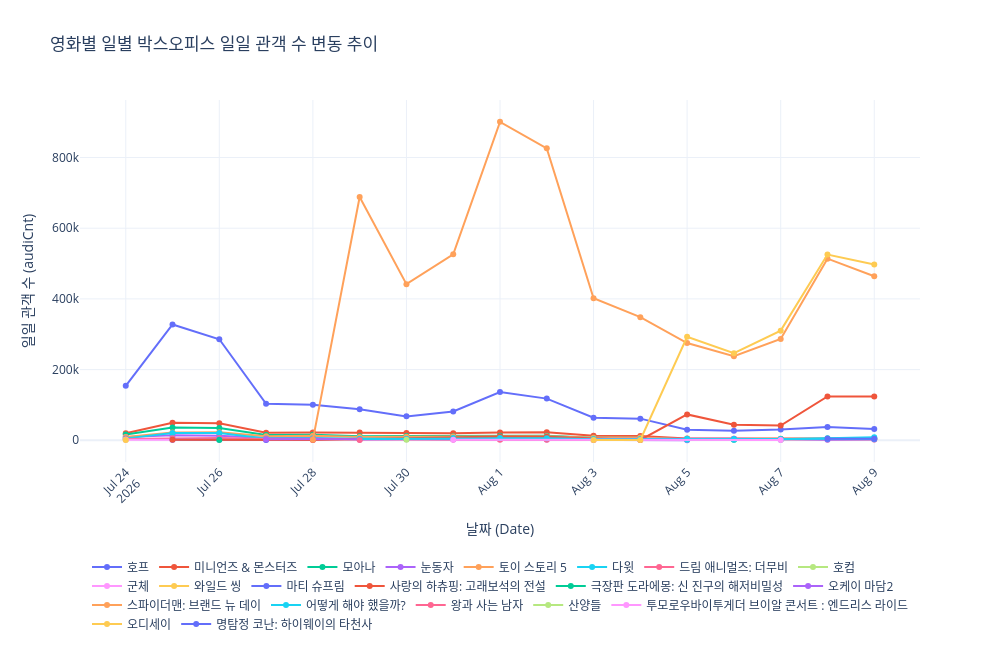

Here is the notebook cell this chart was saved with:
### Markdown cell above
## 기간에 따른 일일 관객 수 변화

### Code cell
draw_lineChart(movie_df, 'audiCnt', '영화별 일별 박스오피스 일일 관객 수 변동 추이', '일일 관객 수')

### Figure 1 — Plotly figure (JSON) as saved in the notebook; plotly's stock layout.template omitted (floating-point values rounded to 4 significant figures)
{"data": [{"customdata": [["호프"], ["호프"], ["호프"], ["호프"], ["호프"], ["호프"], ["호프"], ["호프"], ["호프"], ["호프"], ["호프"], ["호프"], ["호프"], ["호프"], ["호프"], ["호프"], ["호프"]], "hovertemplate": "movieNm=%{customdata[0]}<br>b_date=%{x}<br>audiCnt=%{y}<extra></extra>", "legendgroup": "호프", "line": {"color": "#636efa", "dash": "solid"}, "marker": {"symbol": "circle"}, "mode": "lines+markers", "name": "호프", "orientation": "v", "showlegend": true, "type": "scatter", "x": ["2026-07-24", "2026-07-25", "2026-07-26", "2026-07-27", "2026-07-28", "2026-07-29", "2026-07-30", "2026-07-31", "2026-08-01", "2026-08-02", "2026-08-03", "2026-08-04", "2026-08-05", "2026-08-06", "2026-08-07", "2026-08-08", "2026-08-09"], "xaxis": "x", "y": [153910, 327565, 285870, 103403, 100147, 87892, 67623, 81496, 136417, 117897, 63927, 61234, 30070, 27200, 30795, 37770, 32227], "yaxis": "y"}, {"customdata": [["미니언즈 & 몬스터즈"], ["미니언즈 & 몬스터즈"], ["미니언즈 & 몬스터즈"], ["미니언즈 & 몬스터즈"], ["미니언즈 & 몬스터즈"], ["미니언즈 & 몬스터즈"], ["미니언즈 & 몬스터즈"], ["미니언즈 & 몬스터즈"], ["미니언즈 & 몬스터즈"], ["미니언즈 & 몬스터즈"], ["미니언즈 & 몬스터즈"], ["미니언즈 & 몬스터즈"], ["미니언즈 & 몬스터즈"], ["미니언즈 & 몬스터즈"], ["미니언즈 & 몬스터즈"], ["미니언즈 & 몬스터즈"], ["미니언즈 & 몬스터즈"]], "hovertemplate": "movieNm=%{customdata[0]}<br>b_date=%{x}<br>audiCnt=%{y}<extra></extra>", "legendgroup": "미니언즈 & 몬스터즈", "line": {"color": "#EF553B", "dash": "solid"}, "marker": {"symbol": "circle"}, "mode": "lines+markers", "name": "미니언즈 & 몬스터즈", "orientation": "v", "showlegend": true, "type": "scatter", "x": ["2026-07-24", "2026-07-25", "2026-07-26", "2026-07-27", "2026-07-28", "2026-07-29", "2026-07-30", "2026-07-31", "2026-08-01", "2026-08-02", "2026-08-03", "2026-08-04", "2026-08-05", "2026-08-06", "2026-08-07", "2026-08-08", "2026-08-09"], "xaxis": "x", "y": [19957, 49512, 48445, 21401, 22067, 21655, 20610, 20042, 22173, 23030, 12454, 12337, 5312, 4646, 4522, 5070, 5014], "yaxis": "y"}, {"customdata": [["모아나"], ["모아나"], ["모아나"], ["모아나"], ["모아나"], ["모아나"], ["모아나"], ["모아나"], ["모아나"], ["모아나"], ["모아나"], ["모아나"], ["모아나"], ["모아나"], ["모아나"]], "hovertemplate": "movieNm=%{customdata[0]}<br>b_date=%{x}<br>audiCnt=%{y}<extra></extra>", "legendgroup": "모아나", "line": {"color": "#00cc96", "dash": "solid"}, "marker": {"symbol": "circle"}, "mode": "lines+markers", "name": "모아나", "orientation": "v", "showlegend": true, "type": "scatter", "x": ["2026-07-24", "2026-07-25", "2026-07-26", "2026-07-27", "2026-07-28", "2026-07-29", "2026-07-30", "2026-07-31", "2026-08-01", "2026-08-02", "2026-08-03", "2026-08-04", "2026-08-05", "2026-08-06", "2026-08-07"], "xaxis": "x", "y": [16041, 36157, 34802, 15049, 15557, 11102, 11882, 11630, 12729, 12763, 6986, 6864, 2325, 1536, 1570], "yaxis": "y"}, {"customdata": [["눈동자"], ["눈동자"], ["눈동자"], ["눈동자"], ["눈동자"], ["눈동자"], ["눈동자"], ["눈동자"], ["눈동자"], ["눈동자"], ["눈동자"], ["눈동자"], ["눈동자"]], "hovertemplate": "movieNm=%{customdata[0]}<br>b_date=%{x}<br>audiCnt=%{y}<extra></extra>", "legendgroup": "눈동자", "line": {"color": "#ab63fa", "dash": "solid"}, "marker": {"symbol": "circle"}, "mode": "lines+markers", "name": "눈동자", "orientation": "v", "showlegend": true, "type": "scatter", "x": ["2026-07-24", "2026-07-25", "2026-07-26", "2026-07-27", "2026-07-28", "2026-07-29", "2026-07-30", "2026-07-31", "2026-08-01", "2026-08-02", "2026-08-03", "2026-08-04", "2026-08-05"], "xaxis": "x", "y": [9531, 14534, 13074, 6698, 6533, 2488, 2680, 2375, 2646, 2341, 1489, 1369, 339], "yaxis": "y"}, {"customdata": [["토이 스토리 5"], ["토이 스토리 5"], ["토이 스토리 5"], ["토이 스토리 5"], ["토이 스토리 5"], ["토이 스토리 5"], ["토이 스토리 5"], ["토이 스토리 5"], ["토이 스토리 5"], ["토이 스토리 5"], ["토이 스토리 5"], ["토이 스토리 5"], ["토이 스토리 5"], ["토이 스토리 5"], ["토이 스토리 5"], ["토이 스토리 5"], ["토이 스토리 5"]], "hovertemplate": "movieNm=%{customdata[0]}<br>b_date=%{x}<br>audiCnt=%{y}<extra></extra>", "legendgroup": "토이 스토리 5", "line": {"color": "#FFA15A", "dash": "solid"}, "marker": {"symbol": "circle"}, "mode": "lines+markers", "name": "토이 스토리 5", "orientation": "v", "showlegend": true, "type": "scatter", "x": ["2026-07-24", "2026-07-25", "2026-07-26", "2026-07-27", "2026-07-28", "2026-07-29", "2026-07-30", "2026-07-31", "2026-08-01", "2026-08-02", "2026-08-03", "2026-08-04", "2026-08-05", "2026-08-06", "2026-08-07", "2026-08-08", "2026-08-09"], "xaxis": "x", "y": [9456, 22032, 22487, 11521, 12498, 9231, 9967, 10380, 9940, 11554, 7454, 7890, 2768, 2665, 2415, 2067, 1907], "yaxis": "y"}, {"customdata": [["다윗"], ["다윗"], ["다윗"], ["다윗"], ["다윗"], ["다윗"], ["다윗"], ["다윗"], ["다윗"], ["다윗"], ["다윗"], ["다윗"], ["다윗"], ["다윗"], ["다윗"], ["다윗"], ["다윗"]], "hovertemplate": "movieNm=%{customdata[0]}<br>b_date=%{x}<br>audiCnt=%{y}<extra></extra>", "legendgroup": "다윗", "line": {"color": "#19d3f3", "dash": "solid"}, "marker": {"symbol": "circle"}, "mode": "lines+markers", "name": "다윗", "orientation": "v", "showlegend": true, "type": "scatter", "x": ["2026-07-24", "2026-07-25", "2026-07-26", "2026-07-27", "2026-07-28", "2026-07-29", "2026-07-30", "2026-07-31", "2026-08-01", "2026-08-02", "2026-08-03", "2026-08-04", "2026-08-05", "2026-08-06", "2026-08-07", "2026-08-08", "2026-08-09"], "xaxis": "x", "y": [5347, 20331, 20815, 5037, 5472, 3669, 3836, 6272, 8795, 9917, 3085, 3059, 1390, 1607, 2671, 5845, 8343], "yaxis": "y"}, {"customdata": [["드림 애니멀즈: 더무비"], ["드림 애니멀즈: 더무비"], ["드림 애니멀즈: 더무비"], ["드림 애니멀즈: 더무비"], ["드림 애니멀즈: 더무비"], ["드림 애니멀즈: 더무비"], ["드림 애니멀즈: 더무비"], ["드림 애니멀즈: 더무비"], ["드림 애니멀즈: 더무비"], ["드림 애니멀즈: 더무비"], ["드림 애니멀즈: 더무비"]], "hovertemplate": "movieNm=%{customdata[0]}<br>b_date=%{x}<br>audiCnt=%{y}<extra></extra>", "legendgroup": "드림 애니멀즈: 더무비", "line": {"color": "#FF6692", "dash": "solid"}, "marker": {"symbol": "circle"}, "mode": "lines+markers", "name": "드림 애니멀즈: 더무비", "orientation": "v", "showlegend": true, "type": "scatter", "x": ["2026-07-24", "2026-07-25", "2026-07-26", "2026-07-27", "2026-07-28", "2026-07-29", "2026-07-30", "2026-07-31", "2026-08-01", "2026-08-02", "2026-08-03"], "xaxis": "x", "y": [3368, 5690, 6242, 3741, 3166, 2522, 3444, 1943, 1365, 1411, 845], "yaxis": "y"}, {"customdata": [["호컴"]], "hovertemplate": "movieNm=%{customdata[0]}<br>b_date=%{x}<br>audiCnt=%{y}<extra></extra>", "legendgroup": "호컴", "line": {"color": "#B6E880", "dash": "solid"}, "marker": {"symbol": "circle"}, "mode": "lines+markers", "name": "호컴", "orientation": "v", "showlegend": true, "type": "scatter", "x": ["2026-07-24"], "xaxis": "x", "y": [1540], "yaxis": "y"}, {"customdata": [["군체"], ["군체"], ["군체"], ["군체"], ["군체"]], "hovertemplate": "movieNm=%{customdata[0]}<br>b_date=%{x}<br>audiCnt=%{y}<extra></extra>", "legendgroup": "군체", "line": {"color": "#FF97FF", "dash": "solid"}, "marker": {"symbol": "circle"}, "mode": "lines+markers", "name": "군체", "orientation": "v", "showlegend": true, "type": "scatter", "x": ["2026-07-24", "2026-07-25", "2026-07-26", "2026-07-27", "2026-07-28"], "xaxis": "x", "y": [1199, 1447, 1131, 812, 967], "yaxis": "y"}, {"customdata": [["와일드 씽"]], "hovertemplate": "movieNm=%{customdata[0]}<br>b_date=%{x}<br>audiCnt=%{y}<extra></extra>", "legendgroup": "와일드 씽", "line": {"color": "#FECB52", "dash": "solid"}, "marker": {"symbol": "circle"}, "mode": "lines+markers", "name": "와일드 씽", "orientation": "v", "showlegend": true, "type": "scatter", "x": ["2026-07-24"], "xaxis": "x", "y": [1112], "yaxis": "y"}, {"customdata": [["마티 슈프림"], ["마티 슈프림"], ["마티 슈프림"]], "hovertemplate": "movieNm=%{customdata[0]}<br>b_date=%{x}<br>audiCnt=%{y}<extra></extra>", "legendgroup": "마티 슈프림", "line": {"color": "#636efa", "dash": "solid"}, "marker": {"symbol": "circle"}, "mode": "lines+markers", "name": "마티 슈프림", "orientation": "v", "showlegend": true, "type": "scatter", "x": ["2026-07-25", "2026-07-26", "2026-07-27"], "xaxis": "x", "y": [1579, 1877, 704], "yaxis": "y"}, {"customdata": [["사랑의 하츄핑: 고래보석의 전설"], ["사랑의 하츄핑: 고래보석의 전설"], ["사랑의 하츄핑: 고래보석의 전설"], ["사랑의 하츄핑: 고래보석의 전설"], ["사랑의 하츄핑: 고래보석의 전설"], ["사랑의 하츄핑: 고래보석의 전설"], ["사랑의 하츄핑: 고래보석의 전설"], ["사랑의 하츄핑: 고래보석의 전설"], ["사랑의 하츄핑: 고래보석의 전설"], ["사랑의 하츄핑: 고래보석의 전설"]], "hovertemplate": "movieNm=%{customdata[0]}<br>b_date=%{x}<br>audiCnt=%{y}<extra></extra>", "legendgroup": "사랑의 하츄핑: 고래보석의 전설", "line": {"color": "#EF553B", "dash": "solid"}, "marker": {"symbol": "circle"}, "mode": "lines+markers", "name": "사랑의 하츄핑: 고래보석의 전설", "orientation": "v", "showlegend": true, "type": "scatter", "x": ["2026-07-25", "2026-07-28", "2026-08-01", "2026-08-02", "2026-08-04", "2026-08-05", "2026-08-06", "2026-08-07", "2026-08-08", "2026-08-09"], "xaxis": "x", "y": [1558, 961, 10681, 10305, 916, 73165, 43768, 41689, 124125, 123565], "yaxis": "y"}, {"customdata": [["극장판 도라에몽: 신 진구의 해저비밀성"]], "hovertemplate": "movieNm=%{customdata[0]}<br>b_date=%{x}<br>audiCnt=%{y}<extra></extra>", "legendgroup": "극장판 도라에몽: 신 진구의 해저비밀성", "line": {"color": "#00cc96", "dash": "solid"}, "marker": {"symbol": "circle"}, "mode": "lines+markers", "name": "극장판 도라에몽: 신 진구의 해저비밀성", "orientation": "v", "showlegend": true, "type": "scatter", "x": ["2026-07-26"], "xaxis": "x", "y": [979], "yaxis": "y"}, {"customdata": [["오케이 마담2"], ["오케이 마담2"], ["오케이 마담2"], ["오케이 마담2"]], "hovertemplate": "movieNm=%{customdata[0]}<br>b_date=%{x}<br>audiCnt=%{y}<extra></extra>", "legendgroup": "오케이 마담2", "line": {"color": "#ab63fa", "dash": "solid"}, "marker": {"symbol": "circle"}, "mode": "lines+markers", "name": "오케이 마담2", "orientation": "v", "showlegend": true, "type": "scatter", "x": ["2026-07-27", "2026-08-06", "2026-08-08", "2026-08-09"], "xaxis": "x", "y": [2952, 4467, 1527, 2382], "yaxis": "y"}, {"customdata": [["스파이더맨: 브랜드 뉴 데이"], ["스파이더맨: 브랜드 뉴 데이"], ["스파이더맨: 브랜드 뉴 데이"], ["스파이더맨: 브랜드 뉴 데이"], ["스파이더맨: 브랜드 뉴 데이"], ["스파이더맨: 브랜드 뉴 데이"], ["스파이더맨: 브랜드 뉴 데이"], ["스파이더맨: 브랜드 뉴 데이"], ["스파이더맨: 브랜드 뉴 데이"], ["스파이더맨: 브랜드 뉴 데이"], ["스파이더맨: 브랜드 뉴 데이"], ["스파이더맨: 브랜드 뉴 데이"], ["스파이더맨: 브랜드 뉴 데이"]], "hovertemplate": "movieNm=%{customdata[0]}<br>b_date=%{x}<br>audiCnt=%{y}<extra></extra>", "legendgroup": "스파이더맨: 브랜드 뉴 데이", "line": {"color": "#FFA15A", "dash": "solid"}, "marker": {"symbol": "circle"}, "mode": "lines+markers", "name": "스파이더맨: 브랜드 뉴 데이", "orientation": "v", "showlegend": true, "type": "scatter", "x": ["2026-07-28", "2026-07-29", "2026-07-30", "2026-07-31", "2026-08-01", "2026-08-02", "2026-08-03", "2026-08-04", "2026-08-05", "2026-08-06", "2026-08-07", "2026-08-08", "2026-08-09"], "xaxis": "x", "y": [1254, 688406, 441550, 526066, 900883, 825929, 401780, 348289, 275181, 238064, 286589, 513897, 463931], "yaxis": "y"}, {"customdata": [["어떻게 해야 했을까?"], ["어떻게 해야 했을까?"], ["어떻게 해야 했을까?"], ["어떻게 해야 했을까?"], ["어떻게 해야 했을까?"], ["어떻게 해야 했을까?"], ["어떻게 해야 했을까?"], ["어떻게 해야 했을까?"], ["어떻게 해야 했을까?"], ["어떻게 해야 했을까?"], ["어떻게 해야 했을까?"], ["어떻게 해야 했을까?"]], "hovertemplate": "movieNm=%{customdata[0]}<br>b_date=%{x}<br>audiCnt=%{y}<extra></extra>", "legendgroup": "어떻게 해야 했을까?", "line": {"color": "#19d3f3", "dash": "solid"}, "marker": {"symbol": "circle"}, "mode": "lines+markers", "name": "어떻게 해야 했을까?", "orientation": "v", "showlegend": true, "type": "scatter", "x": ["2026-07-29", "2026-07-30", "2026-07-31", "2026-08-01", "2026-08-02", "2026-08-03", "2026-08-04", "2026-08-05", "2026-08-06", "2026-08-07", "2026-08-08", "2026-08-09"], "xaxis": "x", "y": [3694, 3913, 4351, 6224, 5434, 3147, 2991, 4132, 3420, 3505, 4547, 3978], "yaxis": "y"}, {"customdata": [["왕과 사는 남자"]], "hovertemplate": "movieNm=%{customdata[0]}<br>b_date=%{x}<br>audiCnt=%{y}<extra></extra>", "legendgroup": "왕과 사는 남자", "line": {"color": "#FF6692", "dash": "solid"}, "marker": {"symbol": "circle"}, "mode": "lines+markers", "name": "왕과 사는 남자", "orientation": "v", "showlegend": true, "type": "scatter", "x": ["2026-07-29"], "xaxis": "x", "y": [1004], "yaxis": "y"}, {"customdata": [["산양들"]], "hovertemplate": "movieNm=%{customdata[0]}<br>b_date=%{x}<br>audiCnt=%{y}<extra></extra>", "legendgroup": "산양들", "line": {"color": "#B6E880", "dash": "solid"}, "marker": {"symbol": "circle"}, "mode": "lines+markers", "name": "산양들", "orientation": "v", "showlegend": true, "type": "scatter", "x": ["2026-07-30"], "xaxis": "x", "y": [1118], "yaxis": "y"}, {"customdata": [["투모로우바이투게더 브이알 콘서트 : 엔드리스 라이드"], ["투모로우바이투게더 브이알 콘서트 : 엔드리스 라이드"]], "hovertemplate": "movieNm=%{customdata[0]}<br>b_date=%{x}<br>audiCnt=%{y}<extra></extra>", "legendgroup": "투모로우바이투게더 브이알 콘서트 : 엔드리스 라이드", "line": {"color": "#FF97FF", "dash": "solid"}, "marker": {"symbol": "circle"}, "mode": "lines+markers", "name": "투모로우바이투게더 브이알 콘서트 : 엔드리스 라이드", "orientation": "v", "showlegend": true, "type": "scatter", "x": ["2026-07-31", "2026-08-07"], "xaxis": "x", "y": [1469, 454], "yaxis": "y"}, {"customdata": [["오디세이"], ["오디세이"], ["오디세이"], ["오디세이"], ["오디세이"], ["오디세이"], ["오디세이"]], "hovertemplate": "movieNm=%{customdata[0]}<br>b_date=%{x}<br>audiCnt=%{y}<extra></extra>", "legendgroup": "오디세이", "line": {"color": "#FECB52", "dash": "solid"}, "marker": {"symbol": "circle"}, "mode": "lines+markers", "name": "오디세이", "orientation": "v", "showlegend": true, "type": "scatter", "x": ["2026-08-03", "2026-08-04", "2026-08-05", "2026-08-06", "2026-08-07", "2026-08-08", "2026-08-09"], "xaxis": "x", "y": [678, 1065, 292710, 246220, 310154, 525336, 497581], "yaxis": "y"}, {"customdata": [["명탐정 코난: 하이웨이의 타천사"], ["명탐정 코난: 하이웨이의 타천사"]], "hovertemplate": "movieNm=%{customdata[0]}<br>b_date=%{x}<br>audiCnt=%{y}<extra></extra>", "legendgroup": "명탐정 코난: 하이웨이의 타천사", "line": {"color": "#636efa", "dash": "solid"}, "marker": {"symbol": "circle"}, "mode": "lines+markers", "name": "명탐정 코난: 하이웨이의 타천사", "orientation": "v", "showlegend": true, "type": "scatter", "x": ["2026-08-08", "2026-08-09"], "xaxis": "x", "y": [4355, 4473], "yaxis": "y"}], "layout": {"height": 650, "hovermode": "x unified", "legend": {"orientation": "h", "title": {"text": ""}, "tracegroupgap": 0, "x": 0.5, "xanchor": "center", "y": -0.25, "yanchor": "top"}, "margin": {"b": 150}, "title": {"text": "영화별 일별 박스오피스 일일 관객 수 변동 추이"}, "width": 1000, "xaxis": {"anchor": "y", "domain": [0, 1], "tickangle": -45, "title": {"text": "날짜 (Date)"}}, "yaxis": {"anchor": "x", "autorange": true, "domain": [0, 1], "title": {"text": "일일 관객 수 (audiCnt)"}}}}
